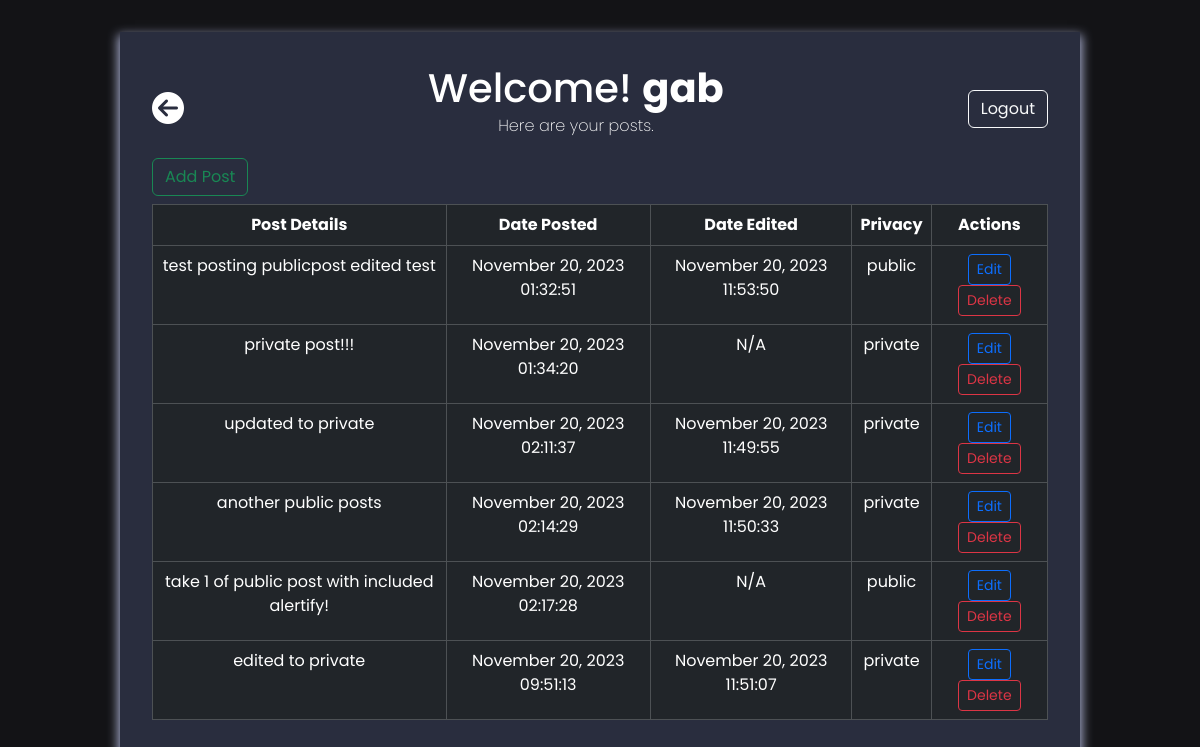
/pages/homepage.php (signed in), run on the app's committed database.
### tables this page shows
CREATE TABLE `user` (
  `user_id` int(11) NOT NULL,
  `username` varchar(50) DEFAULT NULL,
  `password` varchar(255) DEFAULT NULL
);

CREATE TABLE `post` (
  `post_id` int(11) NOT NULL,
  `details` text NOT NULL,
  `date_posted` date NOT NULL,
  `time_posted` time NOT NULL,
  `date_edited` date DEFAULT NULL,
  `time_edited` time DEFAULT NULL,
  `privacy` enum('public','private') NOT NULL,
  `postedby` int(11) NOT NULL
);

### functions/authCheck.php (called while the page is built)
<?php
if (isset($_SESSION['logged_user_id'])) {
    require_once('databaseConnection.php');
    $userId = $_SESSION['logged_user_id'];
    $getUserQuery = mysqli_query($conn, "SELECT username FROM user WHERE user_id='$userId'");
    if (mysqli_num_rows($getUserQuery) > 0) {
        $user = mysqli_fetch_assoc($getUserQuery);
        $currentUser = $user['username'];
    }
} else {
    header('location:../pages/index.php');
    exit();
}

### pages/homepage.php (the view, shortened to what this page needs)
<?php
require_once('../functions/databaseConnection.php');
include_once('../functions/authCheck.php');
?>
<!DOCTYPE html>
<html lang="en">
<head>
    <link rel="stylesheet" href="../css/customStyle.css">
    <link rel="stylesheet" href="//cdn.jsdelivr.net/npm/alertifyjs@1.13.1/build/css/alertify.min.css" />
    <link rel="stylesheet" href="//cdn.jsdelivr.net/npm/alertifyjs@1.13.1/build/css/themes/default.min.css" />
    <link rel="stylesheet" href="https://cdnjs.cloudflare.com/ajax/libs/font-awesome/6.4.2/css/all.min.css" />
</head>
<body id="bodyContainer">
    <section>
        <div class="contentbox" style="width: 80vw; padding: 2em;">
            <div class="d-flex justify-content-between align-items-center mb-1">
                <i class="fa-solid fa-circle-arrow-left fa-2xl b-4 back-icon"></i>
                <span class="d-flex flex-column align-items-center mb-0">
                    <h1 style="margin-bottom: 1%;">Welcome! <b><?php echo $currentUser; ?> </b></h1>
                    <p style="font-weight: 200;">Here are your posts.</p>
                </span>
                <a href="../functions/logout.php" class="btn btn-outline-light ml-auto" name="logoutBtn">Logout</a>
            </div>
            <button type="button" data-bs-toggle="modal" data-bs-target="#insertPostModal" class="btn btn-outline-success mb-2"> Add Post </button>
            <div id="tblContainer">
                <table class="table text-center table-bordered table-dark" id="userPostsTable">
                    <thead>
                        <tr class="table-dark">
                            <th scope="col"> Post Details</th>
                            <th scope="col"> Date Posted</th>
                            <th scope="col"> Date Edited</th>
                            <th scope="col"> Privacy</th>
                            <th scope="col"> Actions</th>
                        </tr>
                    </thead>
                    <tbody class="vertical-align-middle">
                        <?php
                        $postsQuery = "SELECT post_id, details, date_posted, time_posted, COALESCE(date_edited, 'N/A') AS date_edited, COALESCE(time_edited, 'N/A') AS time_edited, privacy FROM post WHERE postedby = '$userId'";
                        $result = mysqli_query($conn, $postsQuery);
                        while ($row = mysqli_fetch_assoc($result)) {
                            $date_posted = date("F j, Y", strtotime($row['date_posted']));
                            if ($row['date_edited'] && $row['time_edited'] != 'N/A') {
                                $date_edited = date("F j, Y", strtotime($row['date_edited']));
                            } else {
                                $date_edited = $row['date_edited'];
                                $row['time_edited'] = '';
                            }
                        ?>
                            <tr class="text-center">
                                <td> <?php echo $row['details']; ?></td>
                                <td> <?php echo $date_posted . ' ' . $row['time_posted']; ?></td>
                                <td> <?php echo $date_edited . ' ' . $row['time_edited']; ?></td>
                                <td> <?php echo $row['privacy']; ?></td>
                                <td>
                                    <button class="editPostButton btn btn-outline-primary btn-sm" value="<?php echo $row['post_id']; ?>">Edit</button>
                                    <button class="deletePostButton btn btn-outline-danger btn-sm" value="<?php echo $row['post_id'] ?>">Delete</button>
                                </td>
                            </tr>
                        <?php
                        }
                        ?>
                    </tbody>
                </table>
            </div>
        </div>
    </section>
</body>
</html>

### css/customStyle.css (style rules this page uses)
:root { --pastelpurple-color:#AB7BD1; --lightblue-color:#84D1FD; }
* { font-family: 'Poppins', sans-serif; }
body { background-color: #131316; color: #ffffff; padding: 0; margin: 0; }
section { display: grid; place-items: center; align-content: center; min-height: 100vh; }
.contentbox { width: 35rem; padding: 4rem; box-shadow: 0px 5px 10px 2px rgba(166, 172, 205, 1); background-color: #292D3E; }
@media (min-width: 992px) { .d-flex { flex-wrap: wrap; } }

### data on the page
user: username "gab"
post: details "test posting publicpost edited test", date_posted "November 20, 2023", time_posted "01:32:51", date_edited "November 20, 2023", time_edited "11:53:50", privacy "public", $row['post_id'] 1 (drawn)
post: details "private post!!!", date_posted "November 20, 2023", time_posted "01:34:20", date_edited "N/A", privacy "private", $row['post_id'] 2 (drawn)
post: details "updated to private", date_posted "November 20, 2023", time_posted "02:11:37", date_edited "November 20, 2023", time_edited "11:49:55", privacy "private", $row['post_id'] 3 (drawn)
post: details "another public posts", date_posted "November 20, 2023", time_posted "02:14:29", date_edited "November 20, 2023", time_edited "11:50:33", privacy "private", $row['post_id'] 4 (drawn)
post: details "take 1 of public post with included alertify!", date_posted "November 20, 2023", time_posted "02:17:28", date_edited "N/A", privacy "public", $row['post_id'] 5 (drawn)
post: details "edited to private", date_posted "November 20, 2023", time_posted "09:51:13", date_edited "November 20, 2023", time_edited "11:51:07", privacy "private", $row['post_id'] 24 (drawn)
